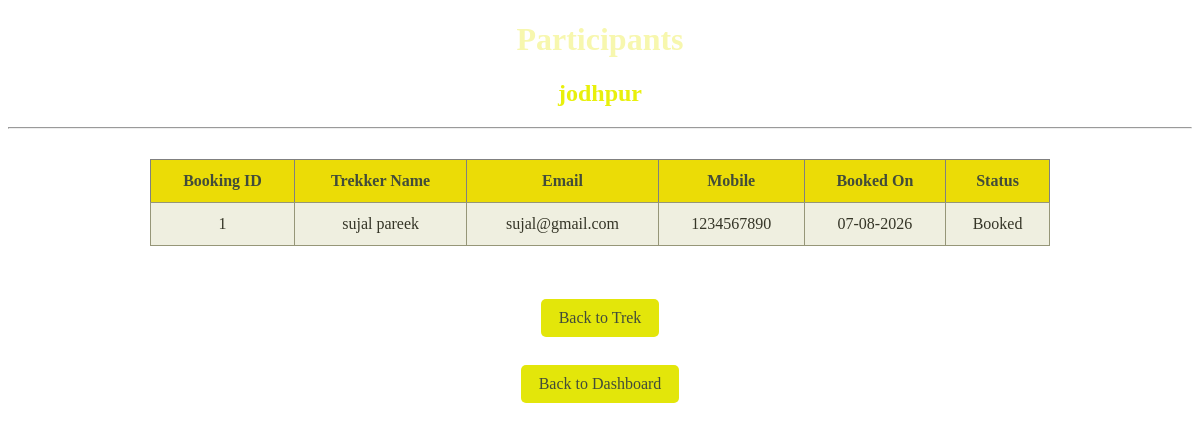
The page /staff/treks/1/participants (signed in) on the database its author committed.
### models.py (models this page shows)
class Trek(db.Model):
    __tablename__="treks"
    id=db.Column(db.Integer,primary_key=True)
    trek_name=db.Column(db.String(150),nullable=False)
    location=db.Column(db.String(100),nullable=False)
    difficulty=db.Column(db.String(20),nullable=False)
    duration=db.Column(db.Integer,nullable=False)
    available_slots=db.Column(db.Integer,nullable=False)
    start_date=db.Column(db.Date)
    end_date=db.Column(db.Date)
    status=db.Column(db.String(20),default="Pending")
    assigned_staff_id=db.Column(db.Integer,db.ForeignKey("trek_staff.id"),nullable=True)
    bookings=db.relationship("Booking",backref="trek")

class Booking(db.Model):
    __tablename__="bookings"
    id=db.Column(db.Integer,primary_key=True)
    user_id=db.Column(db.Integer,db.ForeignKey("users.id"),nullable=False)
    trek_id=db.Column(db.Integer,db.ForeignKey("treks.id"),nullable=False)
    booking_date=db.Column(db.DateTime,default=datetime.utcnow)
    booking_status=db.Column(db.String(20),default="Booked")
    payment_status=db.Column(db.String(20),default="Pending")

class User(db.Model):
    __tablename__="users"
    id=db.Column(db.Integer,primary_key=True)
    name=db.Column(db.String(100),nullable=False)
    age=db.Column(db.Integer,nullable=False)
    email=db.Column(db.String(120),unique=True,nullable=False)
    password=db.Column(db.String(255),nullable=False)
    mobile=db.Column(db.String(15),nullable=False)
    address=db.Column(db.String(255),nullable=False)
    role=db.Column(db.String(20),nullable=False)
    status=db.Column(db.String(20),default="Active")
    created_at=db.Column(db.DateTime,default=datetime.utcnow)
    bookings=db.relationship("Booking",backref="user")
    staff_profile=db.relationship("TrekStaff",backref="user",uselist=False)

### app.py (the view)
@app.route("/staff/treks/<int:trek_id>/participants")
def staff_trek_participants(trek_id):
    if "user_id" not in session or session["role"] != "staff":
        return redirect(url_for("home"))
    staff = TrekStaff.query.filter_by(
        user_id=session["user_id"]
    ).first()
    if not staff:
        return redirect(url_for("home"))
    trek = Trek.query.get_or_404(trek_id)
    if trek.assigned_staff_id != staff.id:
        flash("This trek is not assigned to you.")
        return redirect(url_for("staff_dashboard"))
    bookings = Booking.query.filter_by(
        trek_id=trek.id,
        booking_status="Booked"
    ).all()
    return render_template(
        "staff/participants.html",
        trek=trek,
        bookings=bookings
    )

### templates/staff/participants.html (shortened to what this page needs)
<!DOCTYPE html>
<html>
<head>
</head>
<body>
    <h1>Participants</h1>
    <h2>{{ trek.trek_name }}</h2>
    <hr>
    <table border="1" cellpadding="10">
        <tr>
            <th>Booking ID</th>
            <th>Trekker Name</th>
            <th>Email</th>
            <th>Mobile</th>
            <th>Booked On</th>
            <th>Status</th>
        </tr>
        {% for booking in bookings %}
        <tr>
            <td>{{ booking.id }}</td>
            <td>{{ booking.user.name }}</td>
            <td>{{ booking.user.email }}</td>
            <td>{{ booking.user.mobile }}</td>
            <td>
                {{ booking.booking_date.strftime('%d-%m-%Y') }}
            </td>
            <td>{{ booking.booking_status }}</td>
        </tr>
        {% else %}
        <tr>
            <td colspan="6">No participants have booked this trek.</td>
        </tr>
        {% endfor %}
    </table>
    <br>
    <a href="{{ url_for('staff_trek_detail', trek_id=trek.id) }}">
        Back to Trek
    </a>
    <br><br>
    <a href="{{ url_for('staff_dashboard') }}">
        Back to Dashboard
    </a>
</body>
</html>

### templates/staff/participants.html (style rules this page uses)
body { text-align: center; color: rgb(244, 244, 201); background: url('https://images.unsplash.com/photo-1470071459604-3b5ec3a7fe05?auto=format&fit=crop&w=1920&q=80') center/cover fixed; margin-bottom: 30px; }
h1 { color: rgb(247, 247, 174); }
h2 { color: rgb(232, 240, 11); }
table { width: 900px; margin: 30px auto; border-collapse: collapse; background: rgb(231, 231, 208, 0.65); }
th { padding: 12px; background: rgb(235, 220, 6); color: rgb(66, 76, 58); }
td { padding: 12px; color: rgb(53, 53, 39); border: 1px solid rgb(150, 150, 120); }
a { display: inline-block; padding: 10px 18px; margin: 5px; color: rgb(66, 76, 58); text-decoration: none; border-radius: 5px; background: rgb(227, 230, 10); }

### rows shown on the page
Trek: trek_name "jodhpur"
Booking: id "1", user.name "sujal pareek", user.email "sujal@gmail.com", user.mobile "1234567890", booking_date "07-08-2026", booking_status "Booked"
